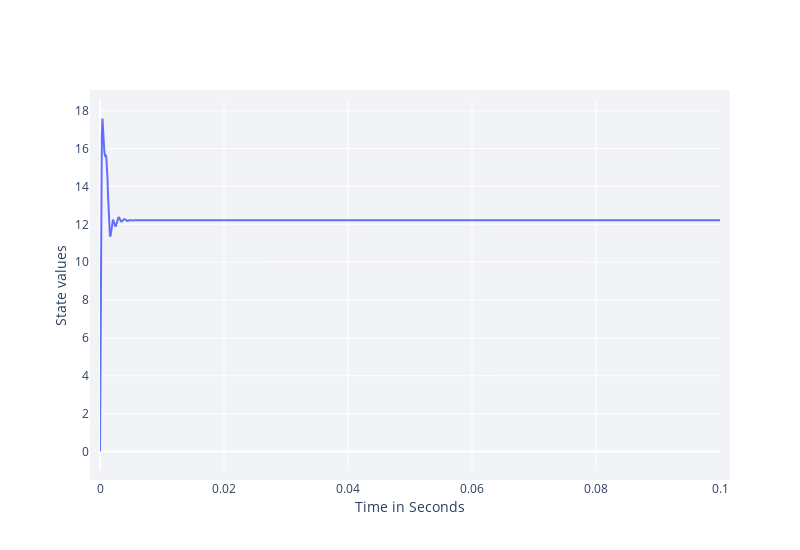

Notebook code cell kept with this figure:
### Markdown cell above
After the training, the `simulate()` function is used to run a test epiode without action noise and the state to be controlled ($i_\mathrm{L1}$) is plotted:

### Code cell
states_to_plot = ["source1_i_L1"]
hook = data_hook(collect_state_ids = states_to_plot)

simulate(controllers, env, hook=hook)

plot_hook_results(hook = hook,
                  states_to_plot  = states_to_plot)

### Figure 1 — Plotly figure (JSON) as saved in the notebook; plotly's stock layout.template omitted (floating-point values rounded to 4 significant figures; data arrays with more than 128 entries replaced by an {"elided": "..."} marker saying what was removed)
{"data": [{"mode": "lines", "name": "source1_i_L1", "type": "scatter", "x": {"elided": "1001 float values"}, "y": {"elided": "1001 float values"}}], "layout": {"height": 550, "legend": {"orientation": "h", "x": 1, "xanchor": "right", "y": 1.02, "yanchor": "bottom"}, "margin": {"b": 80, "l": 100, "pad": 10, "r": 80, "t": 100}, "plot_bgcolor": "#f1f3f7", "width": 800, "xaxis": {"title": {"text": "Time in Seconds"}}, "yaxis": {"title": {"text": "State values"}}, "yaxis2": {"overlaying": "y", "side": "right", "title": "Action values", "titlefont": {"color": "orange"}}}}
